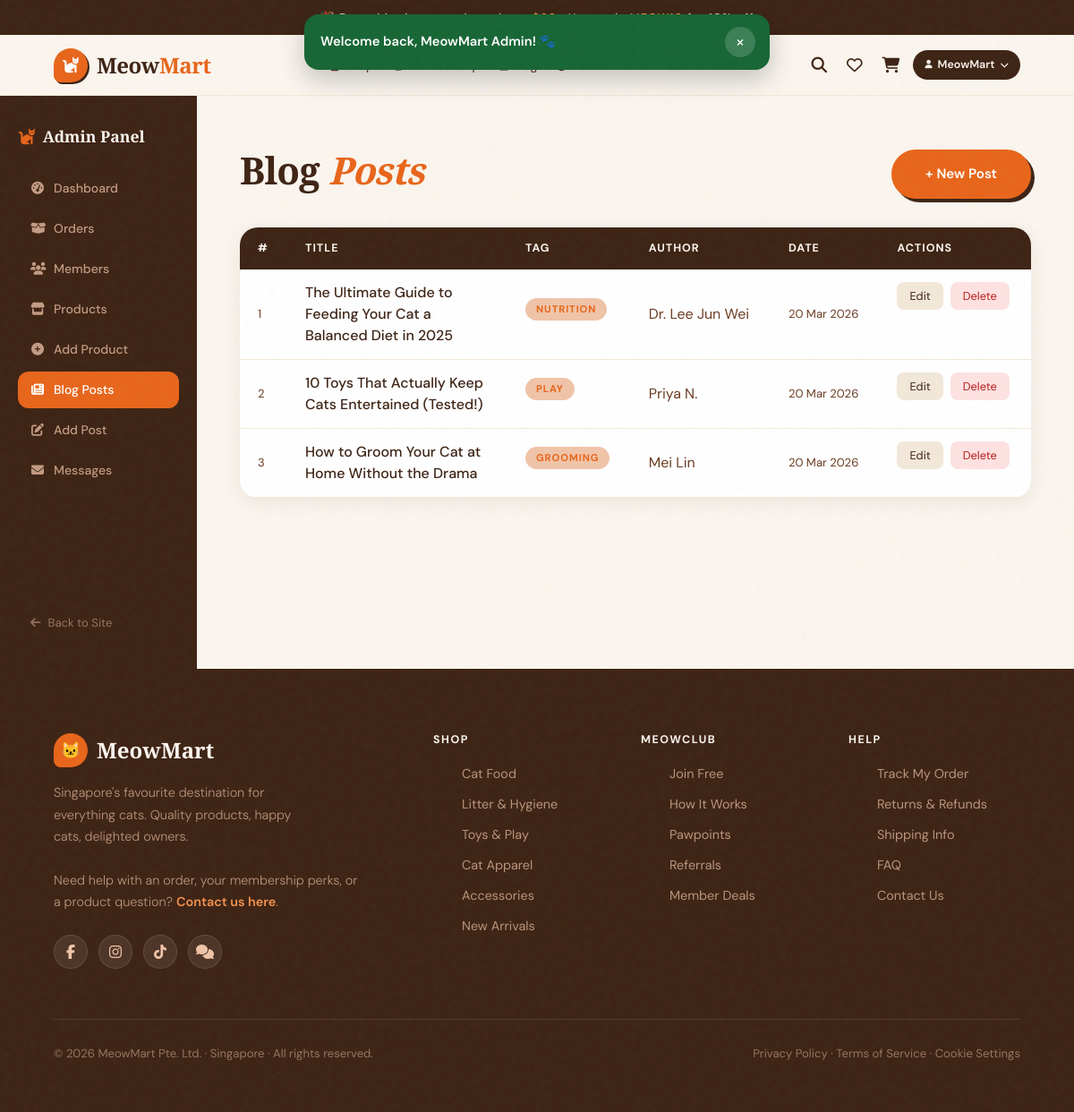
Page /admin/blog_posts.php (signed in) on the committed database.
### tables this page shows
CREATE TABLE blog_posts (
    id         INT UNSIGNED   AUTO_INCREMENT PRIMARY KEY,
    title      VARCHAR(255)   NOT NULL,
    tag        VARCHAR(60)    DEFAULT NULL,
    author     VARCHAR(120)   NOT NULL,
    excerpt    TEXT           DEFAULT NULL,
    content    LONGTEXT       NOT NULL,
    created_at TIMESTAMP      DEFAULT CURRENT_TIMESTAMP
);

### includes/functions.php (called while the page is built, shortened)
<?php
function _init_session(\PDO $pdo): void
{
    $cfg = config();
    if (session_status() === PHP_SESSION_ACTIVE) return;
}
function config(): array
{
    static $cfg = null;
    if ($cfg === null) {
        $file = __DIR__ . '/../config/config.php';
        $cfg = require $file;
    }
    return $cfg;
}
function base_url(string $path = ''): string
{
    $base = rtrim(config()['base_url'] ?? '', '/');
    $path = ltrim($path, '/');
    return $path === '' ? ($base ?: '') : $base . '/' . $path;
}
function normalize_display_text(?string $text): string
{
    $text = (string)$text;
    $replacements = [
        'PÃ¢tÃ©' => 'Pate',
        'Pâté' => 'Pate',
        'P-ót|®' => 'Pate',
        'Pót│®' => 'Pate',
        'ÔÇó' => '- ',
        '•' => '- ',
        'â€¢' => '- ',
        'ÔÇô' => '-',
        'â€“' => '-',
        '–' => '-',
        '—' => '-',
        'â€”' => '-',
        'ÔÇö' => '-',
        'ÔÇÖ' => "'",
        'â€™' => "'",
        '’' => "'",
        'ÔÇ£' => '"',
        'ÔÇØ' => '"',
        'â€œ' => '"',
        'â€' => '"',
        '“' => '"',
        '”' => '"',
        'Â®' => '®',
        '®' => '®',
        'Ã©' => 'e',
        'Ã¨' => 'e',
        'Ãª' => 'e',
        'Ã¢' => 'a',
        'Ã´' => 'o',
        'Ã–' => 'O',
        'Ã—' => 'x',
        'Ã/' => '',
        'Ã' => '',
        'Â' => '',
    ];
    return strtr($text, $replacements);
}
function h(?string $v): string
{
    return htmlspecialchars(normalize_display_text((string)$v), ENT_QUOTES, 'UTF-8');
}

### config/config.php (called while the page is built)
<?php
return [
    'db_host'   => '127.0.0.1',
    'db_name'   => 'meowmart',
    'db_user'   => 'root',
    'db_pass'   => '',
    'site_name' => 'MeowMart',
    'base_url'  => '',
    'mail_enabled'   => false,
    'mail_host'      => 'smtp.gmail.com',
    'mail_port'      => 587,
    'mail_username'  => 'your@gmail.com',
    'mail_password'  => 'your_app_password',
    'mail_from'      => 'no-reply@meowmart.com.sg',
    'mail_from_name' => 'MeowMart',
    'mail_encryption'=> 'tls',
    'session_db'           => false,
    'session_lifetime'     => 3600,
    'session_security_code'=> 'meowmart_session_secret_xyz_2025',
    'session_table'        => 'session_data',
];

### admin/blog_posts.php (the view, shortened to what this page needs)
<?php
require_once __DIR__ . '/../includes/functions.php';
$pdo = db();
$posts = $pdo->query('SELECT * FROM blog_posts ORDER BY created_at DESC')->fetchAll();
require_once __DIR__ . '/../includes/header.php';
?>
<div style="display:flex;min-height:80vh;flex-wrap:wrap;">
  <?php include __DIR__ . '/sidebar.php'; ?>
  <section style="flex:1;padding:60px 48px;overflow-x:auto;">
    <div style="display:flex;align-items:center;justify-content:space-between;margin-bottom:32px;">
      <h1 class="section-title">Blog <em>Posts</em></h1>
      <a href="<?= h(base_url('admin/blog_form.php')) ?>" class="btn-primary" style="text-decoration:none;">+ New Post</a>
    </div>
    <table style="width:100%;border-collapse:collapse;background:var(--white);border-radius:20px;overflow:hidden;box-shadow:0 4px 20px rgba(61,35,20,.08);">
      <thead style="background:var(--brown);color:var(--cream);">
        <tr>
          <?php foreach (['#','Title','Tag','Author','Date','Actions'] as $h): ?>
            <th style="padding:14px 20px;text-align:left;font-size:.78rem;font-weight:700;letter-spacing:.08em;text-transform:uppercase;"><?= $h ?></th>
          <?php endforeach; ?>
        </tr>
      </thead>
      <tbody>
        <?php foreach ($posts as $post): ?>
        <tr style="border-bottom:1px solid var(--warm);">
          <td style="padding:14px 20px;color:var(--brown-md);font-size:.82rem;"><?= $post['id'] ?></td>
          <td style="padding:14px 20px;font-weight:500;color:var(--brown);max-width:240px;"><?= h($post['title']) ?></td>
          <td style="padding:14px 20px;"><span class="blog-tag" style="font-size:.7rem;"><?= h($post['tag'] ?? '—') ?></span></td>
          <td style="padding:14px 20px;color:var(--brown-md);"><?= h($post['author']) ?></td>
          <td style="padding:14px 20px;color:var(--brown-md);font-size:.82rem;"><?= date('d M Y', strtotime($post['created_at'])) ?></td>
          <td style="padding:14px 20px;display:flex;gap:8px;">
            <a href="<?= h(base_url('admin/blog_form.php?id=' . $post['id'])) ?>"
               style="background:var(--warm);border-radius:8px;padding:6px 14px;font-size:.8rem;text-decoration:none;color:var(--brown);">Edit</a>
            <form method="POST" onsubmit="return confirm('Delete this post?')">
              <button type="submit" style="background:#fee2e2;border:none;border-radius:8px;padding:6px 14px;font-size:.8rem;cursor:pointer;color:#b91c1c;">Delete</button>
            </form>
          </td>
        </tr>
        <?php endforeach; ?>
      </tbody>
    </table>
  </section>
</div>
<?php require_once __DIR__ . '/../includes/footer.php'; ?>

### assets/css/style.css (style rules this page uses)
:root { --cream: #FAF5EE; --warm: #F2E8D9; --orange: #E8651A; --orange-lt:#F5924E; --brown: #3D2314; --brown-md: #6B3C22; --sage: #8FA882; --blush: #F0C4A8; --gold: #C8941A; --white: #FFFFFF; }
*, *::before, *::after { box-sizing: border-box; margin: 0; padding: 0; }
html { scroll-behavior: smooth; }
body { font-family: 'DM Sans', sans-serif; background: var(--cream); color: var(--brown); overflow-x: hidden; }
body::before { content: ''; position: fixed; inset: 0; pointer-events: none; z-index: 9999; }
.btn-primary { background: var(--orange); color: #fff; border: 2px solid var(--orange); border-radius: 50px; padding: 14px 36px; font-size: 0.95rem; font-weight: 600; cursor: pointer; transition: all 0.2s; box-shadow: 4px 4px 0 var(--brown); }
.section-title { font-family: 'Playfair Display', serif; font-size: clamp(2rem, 3.5vw, 3rem); font-weight: 900; line-height: 1.1; letter-spacing: -0.02em; }
.section-title em { font-style: italic; color: var(--orange); }
.blog-tag { display: inline-block; background: var(--blush); color: var(--orange); font-size: 0.72rem; font-weight: 700; letter-spacing: 0.08em; text-transform: uppercase; padding: 4px 12px; border-radius: 20px; margin-bottom: 12px; }
body { overflow-x: hidden; }
.product-name, .section-title, .membership-left h2, .membership-right h3 { overflow-wrap: anywhere; }

### rows in the picture
blog_posts: id "1", title "The Ultimate Guide to Feeding Your Cat a Balanced Diet in 2025", tag "NUTRITION", author "Dr. Lee Jun Wei", created_at "20 Mar 2026"
blog_posts: id "2", title "10 Toys That Actually Keep Cats Entertained (Tested!)", tag "PLAY", author "Priya N.", created_at "20 Mar 2026"
blog_posts: id "3", title "How to Groom Your Cat at Home Without the Drama", tag "GROOMING", author "Mei Lin", created_at "20 Mar 2026"

### other values in the picture
$flash['message'] "Welcome back, MeowMart Admin! 🐾"
$firstName "MeowMart"
$label "Dashboard"
$label "Orders"
$label "Members"
$label "Products"
$label "Add Product"
$label "Blog Posts"
$label "Add Post"
$label "Messages"
$h "#"
$h "TITLE"
$h "TAG"
$h "AUTHOR"
$h "DATE"
